Frame 1 (no input): blank canvas, image omitted
Frame 60 (no input): blank canvas, image omitted
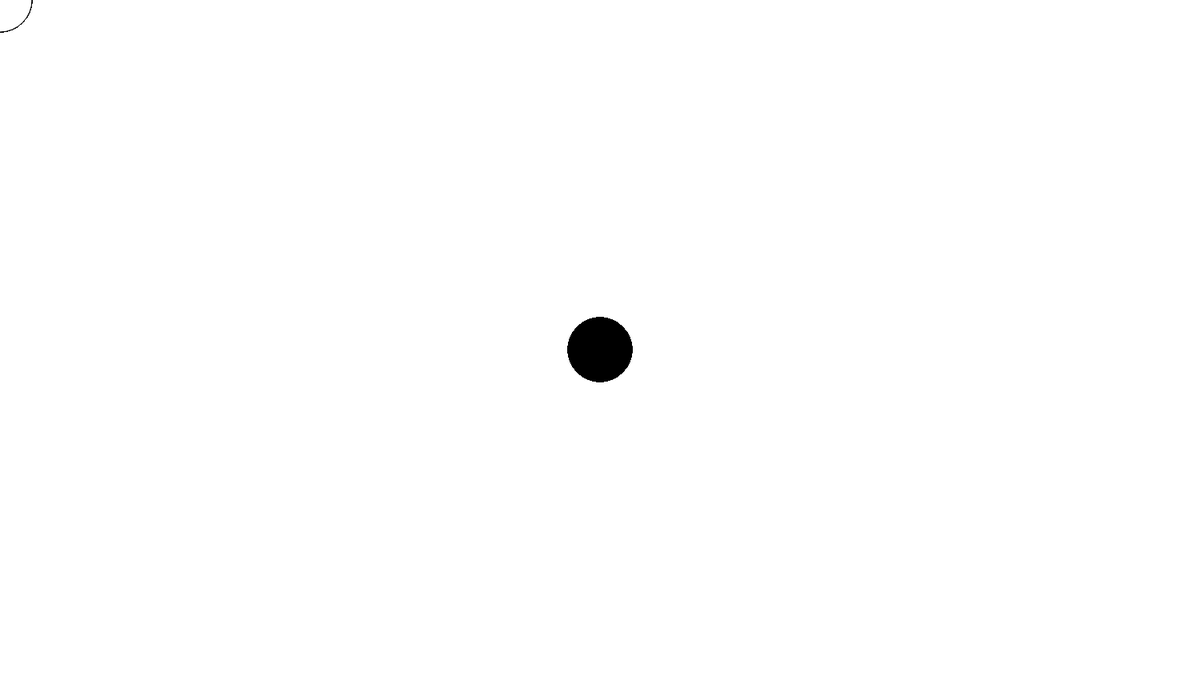
Frame 120 (the mouse pressed at the canvas centre since frame 60)

The p5.js sketch whose frames 1 and 60 were blank and that drew this single picture after the mouse press (run headless with seeded random() and noise() and a simulated clock; from frame 60 on, the mouse is pressed at the canvas centre):

// p5.js sketch
// ── sketch.js
function setup() {
  createCanvas(1500, 875);
}

function draw() {
  if (mouseIsPressed) {
    fill(0);
  } else {
    fill(255);
  }
  ellipse(mouseX, mouseY, 80, 80);
}
